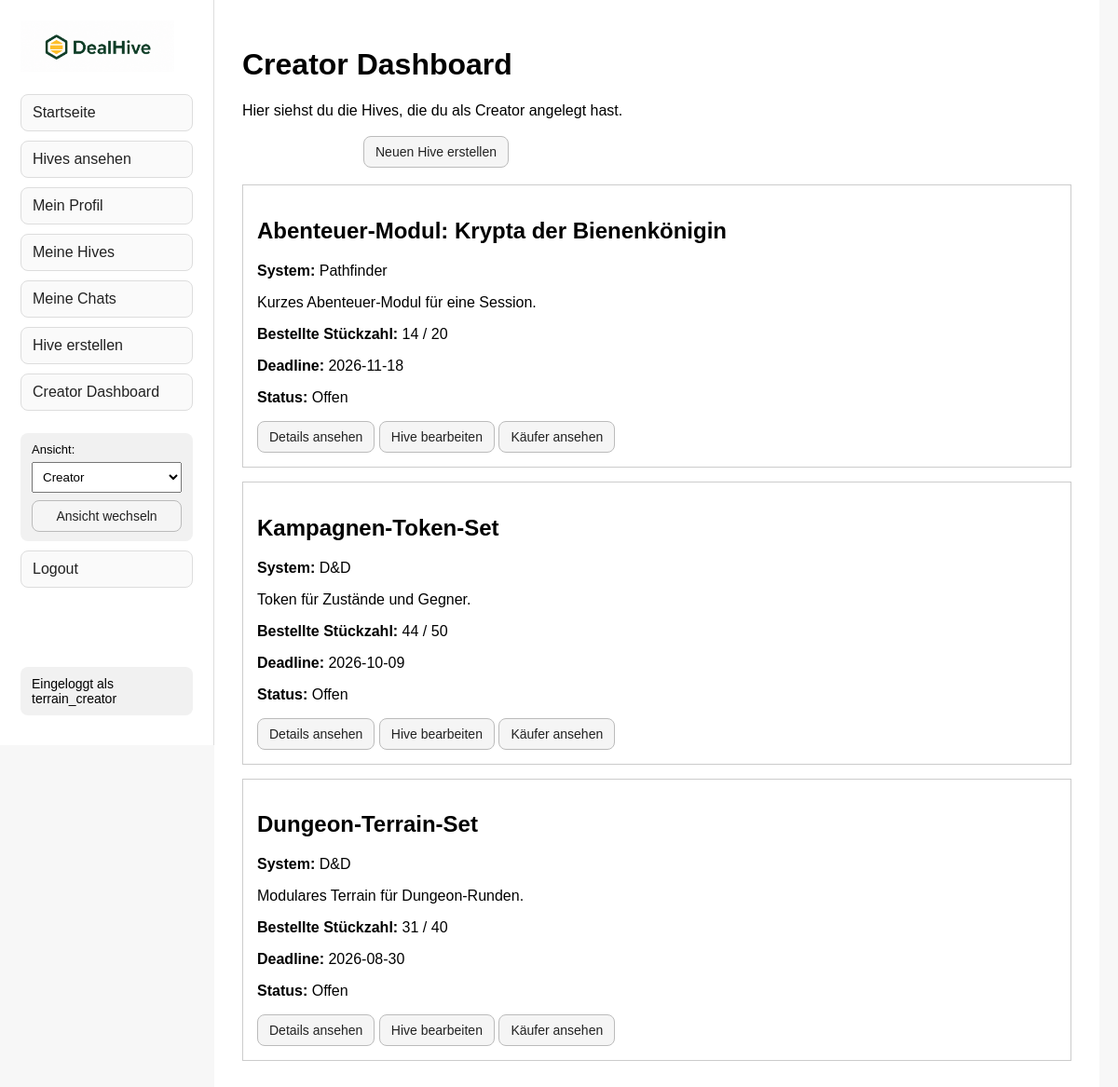
The page /creator/dashboard (signed in) on the database its author committed.
### tables this page shows
CREATE TABLE user_hives (
            id INTEGER PRIMARY KEY AUTOINCREMENT,
            user_id INTEGER NOT NULL,
            hive_id INTEGER NOT NULL,
            relation_type TEXT NOT NULL,
            quantity INTEGER NOT NULL DEFAULT 1,
            FOREIGN KEY (user_id) REFERENCES users(id),
            FOREIGN KEY (hive_id) REFERENCES hives(id),
            UNIQUE(user_id, hive_id, relation_type)
        );

CREATE TABLE hives (
            id INTEGER PRIMARY KEY AUTOINCREMENT,
            title TEXT NOT NULL,
            game_system TEXT NOT NULL,
            short_description TEXT NOT NULL,
            description TEXT NOT NULL,
            deadline TEXT NOT NULL,
            current_participants INTEGER NOT NULL DEFAULT 0,
            min_participants INTEGER NOT NULL,
            base_price REAL NOT NULL DEFAULT 0.0
        );

### creator_routes.py (the view)
    @app.route("/creator/dashboard")
    def creator_dashboard():
        if session.get("user_id") is None:
            return redirect("/login")
        if session.get("role") != "creator":
            return redirect("/")
        hives = get_hives_for_user(
            session["user_id"],
            "creator"
        )
        hives_with_status = []
        for hive in hives:
            hive_data = dict(hive)
            hive_data["status"] = get_hive_status(
                hive["deadline"],
                hive["current_participants"],
                hive["min_participants"]
            )
            hives_with_status.append(hive_data)
        return render_template(
            "creator_dashboard.html",
            hives=hives_with_status
        )

### database.py (called while the page is built)
def parse_deadline(deadline_value):
    try:
        return date.fromisoformat(deadline_value)
    except (TypeError, ValueError):
        return None

def is_deadline_expired(deadline_value):
    parsed_deadline = parse_deadline(deadline_value)
    if parsed_deadline is None:
        return True
    return parsed_deadline < date.today()

def get_hive_status(
    deadline_value,
    current_quantity,
    minimum_quantity
):
    if is_deadline_expired(deadline_value):
        return "Abgelaufen"
    if current_quantity >= minimum_quantity:
        return "Mindestmenge erreicht"
    return "Offen"

def get_connection():
    connection = sqlite3.connect(DATABASE_PATH)
    connection.row_factory = sqlite3.Row
    connection.execute("PRAGMA foreign_keys = ON")
    return connection

### templates/creator_dashboard.html
{% extends "layout.html" %}
{% block content %}
    <h1>Creator Dashboard</h1>
    <p>
        Hier siehst du die Hives, die du als Creator angelegt hast.
    </p>
    <div class="form-actions">
        <a class="button-link" href="/creator/hives/new">
            Neuen Hive erstellen
        </a>
    </div>
    <br>
    {% if hives %}
        {% for hive in hives %}
            <section style="border: 1px solid #ccc; padding: 15px; margin-bottom: 15px;">
                <h2>{{ hive["title"] }}</h2>
                <p>
                    <strong>System:</strong>
                    {{ hive["game_system"] }}
                </p>
                <p>
                    {{ hive["short_description"] }}
                </p>
                <p>
                    <strong>Bestellte Stückzahl:</strong>
                    {{ hive["current_participants"] }} / {{ hive["min_participants"] }}
                </p>
                <p>
                    <strong>Deadline:</strong>
                    {{ hive["deadline"] }}
                </p>
                                <p>
                    <strong>Status:</strong>
                    {{ hive["status"] }}
                </p>
                <div class="hive-actions">
                    <a class="button-link" href="/hives/{{ hive['id'] }}">
                        Details ansehen
                    </a>
                    <a class="button-link" href="/creator/hives/{{ hive['id'] }}/edit">
                        Hive bearbeiten
                    </a>
                    <a class="button-link" href="/creator/hives/{{ hive['id'] }}/buyers">
                        Käufer ansehen
                    </a>
                </div>
            </section>
        {% endfor %}
    {% else %}
        <p>Du hast aktuell noch keine Hives erstellt.</p>
    {% endif %}
{% endblock %}

### templates/layout.html (style rules this page uses)
body { margin: 0; font-family: Arial, sans-serif; background-color: #f7f7f7; }
.form-actions { margin-left: 130px; margin-top: 18px; }
button, .button-link { display: inline-block; padding: 8px 12px; border: 1px solid #bbb; border-radius: 8px; background-color: #f5f5f5; color: #222; text-decoration: none; font-size: 14px; cursor: pointer; box-sizing: border-box; }
.hive-actions { margin-top: 14px; }

### rows shown on the page
user_hives: title "Abenteuer-Modul: Krypta der Bienenkönigin", game_system "Pathfinder", short_description "Kurzes Abenteuer-Modul für eine Session.", current_participants "14", min_participants "20", deadline "2026-11-18", status "Offen"
user_hives: title "Kampagnen-Token-Set", game_system "D&D", short_description "Token für Zustände und Gegner.", current_participants "44", min_participants "50", deadline "2026-10-09", status "Offen"
user_hives: title "Dungeon-Terrain-Set", game_system "D&D", short_description "Modulares Terrain für Dungeon-Runden.", current_participants "31", min_participants "40", deadline "2026-08-30", status "Offen"

### other values the page prints
{{ session.get("username") }} "terrain_creator"
